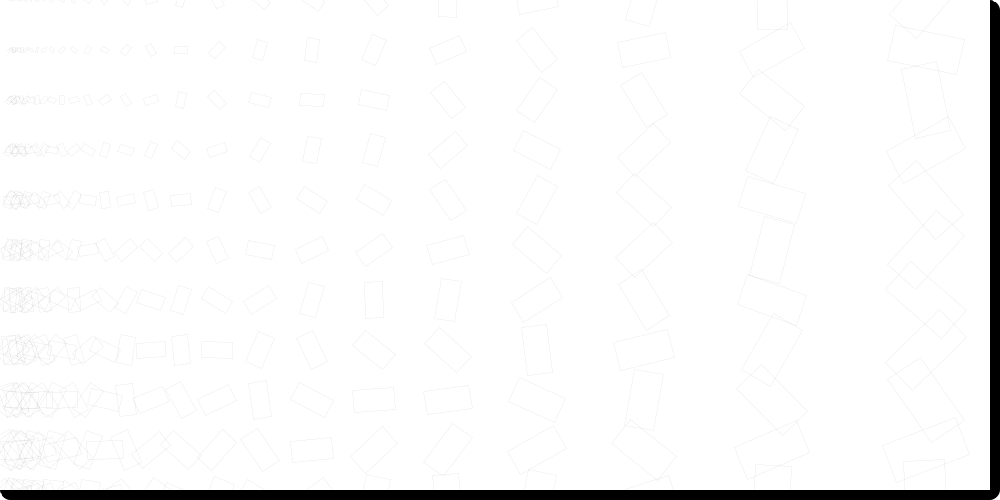
Frame 1 (no input)
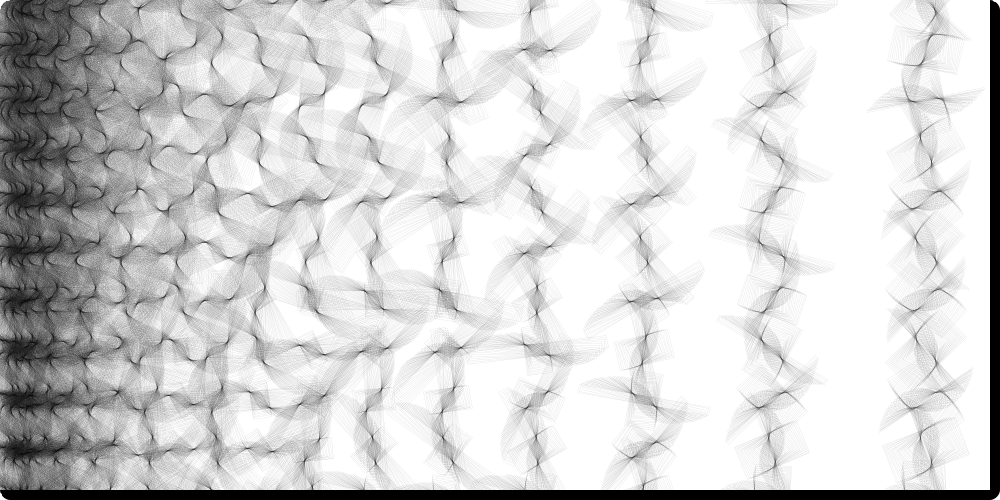
Frame 60 (the mouse pressed at the canvas centre just before this capture)
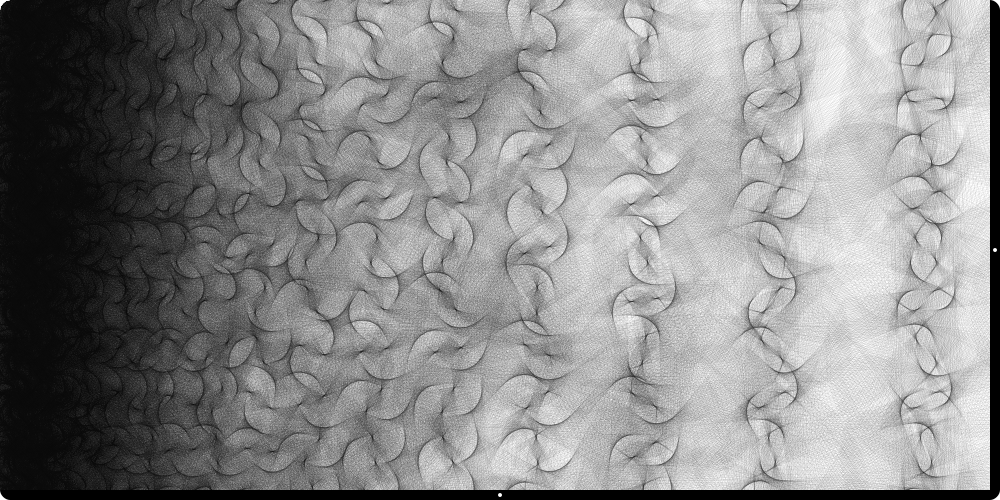
Frame 120 (the mouse held since frame 60 and released just before this capture)

The Processing sketch that drew these frames (run headless with seeded random() and noise(); from frame 60 on, the mouse is pressed at the canvas centre):

// Processing sketch: processing_48734
// ── processing_48734.pde

/////////////////////////////////////////////////////////////////////////////////////////////
// Written by Sasa Zivkovic 
// No.mad discourse | www.nomaddiscourse.com
// No.mad process | www.nomadprocess.com
/////////////////////////////////////////////////////////////////////////////////////////////
float g = 50;
float g1 = 50;
float f;
float mm;

/////////////////////////////////////////////////////////////////////////////////////////////
void setup() {
  size(1000, 500);
  smooth();
  strokeWeight(0.2);
  frameRate(10);
  background(255);
  ellipseMode(CENTER);
  rectMode(CENTER);
}

/////////////////////////////////////////////////////////////////////////////////////////////
void draw() {
  
  ///// draw vector grid
  for (int i = 10; i <= width+300; i *=1.2) {
    for (int j = -300; j <= height+300; j +=g) {
      drawVector(i, j);
   }
 }
 
  rectMode(CORNER);
  ///// mouse indicator bar bottom 
  fill(0);
  rect(0, 500-10, width, height);
  rect(1000-10, 0, width, height);
  //rect(0, 0, width, 10);
  //rect(0, 0, 10, height);
  fill(255);
  ellipse(mouseX, 500-5, 4, 4);
  //ellipse(mouseX, 5, 4, 4);
  ellipse(1000-5, mouseY, 4, 4);
  //ellipse(5, mouseY, 4, 4);
  rectMode(CENTER);
  
  ///// no loop
  if (frameCount == 2000) {
    noLoop();
  }
 
  ///// rounded rectangles 
  fill(255);
  noStroke();
  beginShape();
  int v = 10;
  vertex(width-v, 0);
  bezierVertex(width-v/2, 0, width, 0+v/2, width, v);
  vertex(width, 0);
  endShape();
  beginShape();
  vertex(v, 0);
  bezierVertex(v/2, 0, 0 , v/2, 0, v);
  vertex(0, 0);
  endShape();
  beginShape();
  vertex(v, height);
  bezierVertex(v/2, height, 0 , height- v/2, 0, height - v);
  vertex(0, height);
  endShape();
  beginShape();
  vertex(width-v, height);
  bezierVertex(width-v/2, height, width, height-v/2, width, height-v);
  vertex(width, height);
  endShape();
  noFill();
}

/////////////////////////////////////////////////////////////////////////////////////////////
void drawVector(int x, int y) { 
  pushMatrix();
  f += 1;
  stroke(0, 50);
  float m1 = dist(x, y, mouseX, mouseY);
  float m2 = map(m1, 0, 500, 5, 200);
  
  PVector location = new PVector(mouseX, mouseY);
  PVector startpoint = new PVector(x, y);
  location.sub(startpoint);
  location.normalize();
  location.mult(m2);
  
  mm = map(mouseY, 0, 500, 100, 1000);
  translate(x, y);
  rotate(m2/10+f);
  noFill();
  rect(0, 0, -m2/10+(f/1000), -m2/5+(f/200));
  popMatrix();
}
